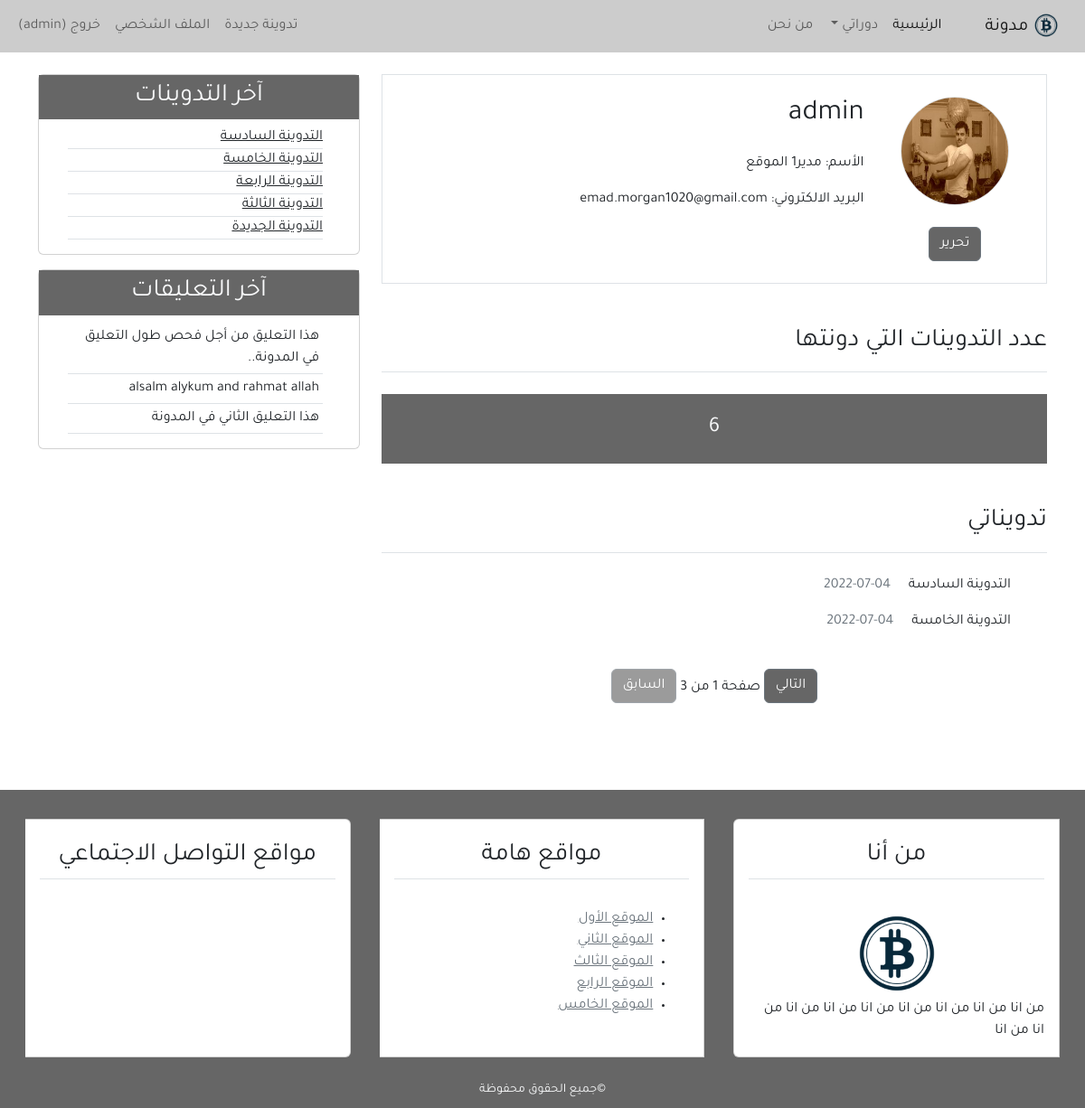
/profile/ (signed in), run on the app's committed database.
### user/models.py (models this page shows, shortened)
class Profile(models.Model):
    image=models.ImageField(default='default.jpg', upload_to='profile_pics')
    user=models.OneToOneField(User,on_delete=models.CASCADE)

### blog/models.py (models this page shows, shortened)
class Post(models.Model):
    title=models.CharField(max_length=100)
    content=models.TextField() #محتوى التدوينة
    Post_date=models.DateTimeField(default=timezone.now)# auto_now_add  يتم إنشاءه اول ما يتم عندما شاء التدوينة
    post_update=models.DateTimeField(auto_now=True) # auto_now يتم انشاءه عندما يتم تحديث التدوينة
    auther=models.ForeignKey(User, on_delete=models.CASCADE) #كاتب او ناشر التدوينة
    def __str__(self):# video23 this fuction to show 'title' in blog ,control panel
        return self.title
    class Meta:
        ordering=('-Post_date',) # vdeo 26 this is for ordering blogs from latest to first

class Comment(models.Model):
    name=models.CharField(max_length=50,verbose_name='الأسم')
    email=models.EmailField(verbose_name='البريد الالكتروني')
    body= models.TextField(verbose_name='التعليق')
    comment_date=models.DateTimeField(auto_now_add=True)
    active=models.BooleanField(default=False)
    post=models.ForeignKey(Post,on_delete=models.CASCADE,related_name='comments')
    class Meta:
        ordering =('-comment_date',)

### user/views.py (the view)
# urls.py: path('profile/',views.profile,name='profile'),
@login_required(login_url='login') # بدون الدكيكوريتر يمكن لاي شخص ان يصل لصفحة البروفايل
def profile(request):
    posts = Post.objects.filter(auther=request.user)
    post_list = Post.objects.filter(auther=request.user)
    paginator=Paginator(post_list,2)
    page=request.GET.get('page')
    try:
        post_list = paginator.page(page)
    except PageNotAnInteger:
        post_list=paginator.page(1)
    except EmptyPage:
        post_list=paginator.page(paginator.num_page)
    print('posts',posts)
    return render(request,'user/profile.html',{
        'title':'الملف الشخصي',
        'posts':posts,
        'page':page,
        'post_list':post_list,
    })

### blog/templatetags/post_tag.py (called while the page is built)
@register.inclusion_tag('blog/latest_posts.html')
def latest_posts():
    context={
        'l_posts':Post.objects.all()[0:5]
    }
    return context

@register.inclusion_tag('blog/latest_comments.html')
def latest_comments():
    context={
        "l_comments":Comment.objects.filter(active=True)[0:5]
    }
    return context

### user/templates/user/profile.html (shortened to what this page needs)
{% extends 'blog/base.html' %}
{% block content %}
<div class="border p-4 mb-5">
<div class="row">
    <div class="col-md-3 text-center">
        <img class="img-fluid rounded-circle border mb-2" style="width: 120px; height: 120px; "
        src="{{user.profile.image.url}}"
        alt="{{user.username}} ">
        <div class="mt-3">
            <a class="btn btn-secondary bg-secondary" href="{% url 'profile_update' %}"> تحرير</a>
        </div>
    </div>
    <div class="col-md-9">
<h2 class="mb-4" >{{user.username}} </h2>
<p class="font-weight-bold">الأسم: <span class="font-weight-normal">{{user.first_name}} {{user.last_name}}</span></p>
<p class="font-weight-bold">البريد الالكتروني: <span class="font-weight-normal">{{user.email}}</span></p>
    </div>
</div>
</div>
<div class="row mb-5">
    <div class="col-md">
        <h3 class="border-bottom pb-3 mb-4">عدد التدوينات التي دونتها</h3>
        <h4 class="bg-secondary text-center p-4 text-light ">
            {{posts.count}}
        </h4>
        <h3 class="border-bottom mb-4 pb-3 mt-5">تدويناتي</h3>
        {% for post in post_list%}
        <ul class="pr-2">
            <a class="text-dark" href="{% url 'detail' post.id %}"  style="text-decoration:none">{{post.title}}</a>
            <span class="text-secondary p-3">   {{post.Post_date|date:'d-m-Y'}} </span>
        </ul>
        {% empty %}
        <h4 class="text-center mb-5"> لايوجد تدوينات</h4>
        {%endfor%}
        {% include 'blog/pagination.html' with page=post_list %}
    </div>
</div>
{% endblock content %}

### blog/templates/blog/base.html (shortened to what this page needs)
{%load static %}
{%load post_tag%}
<!DOCTYPE html>
<html lang="ar">
    <head>
        <link rel="stylesheet" href="{% static 'blog/css/bootstrap.mini.css' %}">
        <link rel="stylesheet" href="{% static 'blog/css/main.css' %}">
    </head>
    <body>
        <header>
            <nav class="navbar navbar-expand-lg bg-light">
                <div class="container-fluid">
                  <a class="navbar-brand" href="#">
                    <img src="{% static 'blog/images/logo.png'%}" alt="شعار مدونة" width="30px" height="">
                    مدونة</a>
                  <div class="collapse navbar-collapse" id="navbarSupportedContent">
                    <ul class="navbar-nav  mb-2 mb-lg-0">
                      <li class="nav-item">
                        <a class="nav-link active" aria-current="page" href="{% url 'home' %}">الرئيسية</a>
                      </li>
                      <li class="nav-item dropdown">
                        <a class="nav-link dropdown-toggle" href="#" id="navbarDropdown" role="button" data-bs-toggle="dropdown" aria-expanded="false">
                          دوراتي
                        </a>
                      </li>
                      <li class="nav-item">
                        <a class="nav-link" href="{% url 'about' %}">من نحن</a>
                      </li>
                    </ul>
                    {% if user.is_authenticated%}
                      <ul class="navbar-nav me-auto mb-2 mb-lg-0">
                      <li class="nav-item"><a class="nav-link" href=" {% url 'new_post' %}">تدوينة جديدة</a></li>
                      <li class="nav-item"><a class="nav-link" href="{% url 'profile'%}">الملف الشخصي</a></li>
                      <li class="nav-item"><a class="nav-link" href="{% url 'logout' %}">خروج ({{user.username}}) </a></li>
                      </ul>
                    {%else%}
                    <ul class="navbar-nav me-auto mb-2 mb-lg-0">
                      <li class="nav-item"><a class="nav-link" href="{% url 'login' %}">تسجيل الدخول</a></li>
                      <li class="nav-item"><a class="nav-link" href="{% url 'register' %}">تسجيل</a></li>
                  </ul>
                    {%endif%}
                  </div>
                </div>
            </nav>
        </header>
        <section>
            <div class="container">
                <div class="row mt-4" >
                    <div class="col-md-8">
                        {% block content %}
                        {% endblock content %}
                    </div>
                    <div class="col-md-4">
                        <div class="card mb-3">
                            <h3 class="text-center bg-secondary text-light p-2">آخر التدوينات</h3>
                          {% latest_posts %}
                        </div>
                        <div class="card mb-3">
                            <h3 class="text-center bg-secondary text-light p-2">آخر التعليقات</h3>
                            {% latest_comments %}
                        </div>
                    </div>
                </div>
            </div>
        </section>
        <footer class="bg-secondary">
            <div class="container-fluid">
                <div class="row">
                    <div class="col-md">
                        <div class="card-group mt-3 ">
                            <div class="card m-3">
                                <h3 class="card-taite text-center border-bottom p-2 m-3">من أنا</h3>
                                <div class="card-body">
                                    <div class="text-center">
                                        <img src="{% static 'blog/images/logo.png'%}" alt="شعار مدونة" width="100px">
                                    </div>
                                    من انا من انا من انا من انا من انا من انا من انا من انا من انا
                                </div>
                            </div>
                            <div class="card m-3">
                                <h3 class="card-taite text-center border-bottom p-2 m-3">مواقع هامة</h3>
                                <div class="card-body">
                                   <ul>
                                    <li><a class="text-secondary" href="#">الموقع الأول</a></li>
                                    <li><a class="text-secondary" href="#">الموقع الثاني</a></li>
                                    <li><a class="text-secondary" href="#">الموقع الثالث</a></li>
                                    <li><a class="text-secondary" href="#">الموقع الرابع</a></li>
                                    <li><a class="text-secondary" href="#">الموقع الخامس</a></li>
                                   </ul>
                                </div>
                            </div>
                            <div class="card m-3">
                                <h3 class="card-taite text-center border-bottom p-2 m-3">مواقع التواصل الاجتماعي</h3>
                                <h4 class="card-body text-center">
                                </h4>
                            </div>
                        </div>
                    </div>
                </div>
                <div class="row p-2" >
                     <div class="col-md text-center ">
                        <small class="text-light">&copy;جميع الحقوق محفوظة</small>
                     </div>
                </div>
            </div>
        </footer>
    </body>
</html>

### blog/templates/blog/latest_posts.html
<ul class="list-group-flush latest_post">
    {% for post in l_posts%}
    <li class="border-bottom list-group-item latest-post-item">
        <a class="text-dark  " href="{% url 'detail' post.pk  %}">{{post.title}}</a>
    </li>
    {%endfor%}
</ul>

### blog/templates/blog/latest_comments.html
<ul class="list-group-flush latest_comment">
    {% for comment in l_comments%}
    <li class="border-bottom p-1 list-group-item latest-comment-item">
        <a class="nav-link" href="{% url 'detail' comment.post.pk  %}">
            {% if comment.body|length > 40 %}
            {{comment.body|slice:'45'}}..
            {%else%}
            {{comment.body}}
            {%endif%}
        </a>
    </li>
    {%empty%}
    <li class="list-group-item latest-comment-item">لايوجد تعليقات</li>
    {%endfor%}
</ul>

### blog/static/blog/css/main.css (style rules this page uses)
html,body { direction: rtl; text-align: right; }
body { font-family: 'Tajawal',sans-serif; }
.bg-secondary { background-color: #666 !important; }
.bg-light { background-color: #ccc !important; }

### data on the page
Post: title "التدوينة السادسة", Post_date "04-07-2022"
Post: title "التدوينة الخامسة", Post_date "04-07-2022"
Post: title "التدوينة الرابعة"
Post: title "التدوينة الثالثة"
Post: title "التدوينة الجديدة"
Comment: body "هذا التعليق من أجل فحص طول التعليق في المدونة"
Comment: body "alsalm alykum and rahmat allah"
Comment: body "هذا التعليق الثاني في المدونة"

### other printed values
{{ user.username }} "admin"
{{ user.last_name }} "الموقع"
{{ user.email }} "emad.morgan1020@gmail.com"
{{ posts.count }} "6"
{{ page.paginator.num_pages }} "3"
